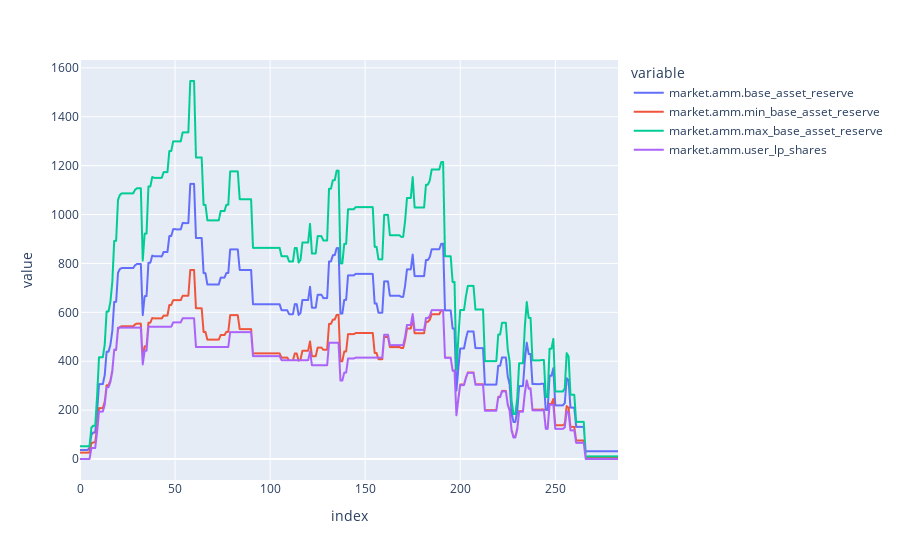

Notebook source saved alongside this figure:
### Code cell
market[[
    'market.amm.base_asset_reserve',
    'market.amm.min_base_asset_reserve',
    'market.amm.max_base_asset_reserve',
    'market.amm.user_lp_shares'
]].plot()

### Figure 1 — Plotly figure (JSON) as saved in the notebook; plotly's stock layout.template omitted (floating-point values rounded to 4 significant figures; data arrays with more than 128 entries replaced by an {"elided": "..."} marker saying what was removed)
{"data": [{"hovertemplate": "variable=market.amm.base_asset_reserve<br>index=%{x}<br>value=%{y}<extra></extra>", "legendgroup": "market.amm.base_asset_reserve", "line": {"color": "#636efa", "dash": "solid"}, "marker": {"symbol": "circle"}, "mode": "lines", "name": "market.amm.base_asset_reserve", "showlegend": true, "type": "scattergl", "x": {"elided": "284 int values"}, "xaxis": "x", "y": {"elided": "284 float values"}, "yaxis": "y"}, {"hovertemplate": "variable=market.amm.min_base_asset_reserve<br>index=%{x}<br>value=%{y}<extra></extra>", "legendgroup": "market.amm.min_base_asset_reserve", "line": {"color": "#EF553B", "dash": "solid"}, "marker": {"symbol": "circle"}, "mode": "lines", "name": "market.amm.min_base_asset_reserve", "showlegend": true, "type": "scattergl", "x": {"elided": "284 int values"}, "xaxis": "x", "y": {"elided": "284 float values"}, "yaxis": "y"}, {"hovertemplate": "variable=market.amm.max_base_asset_reserve<br>index=%{x}<br>value=%{y}<extra></extra>", "legendgroup": "market.amm.max_base_asset_reserve", "line": {"color": "#00cc96", "dash": "solid"}, "marker": {"symbol": "circle"}, "mode": "lines", "name": "market.amm.max_base_asset_reserve", "showlegend": true, "type": "scattergl", "x": {"elided": "284 int values"}, "xaxis": "x", "y": {"elided": "284 float values"}, "yaxis": "y"}, {"hovertemplate": "variable=market.amm.user_lp_shares<br>index=%{x}<br>value=%{y}<extra></extra>", "legendgroup": "market.amm.user_lp_shares", "line": {"color": "#ab63fa", "dash": "solid"}, "marker": {"symbol": "circle"}, "mode": "lines", "name": "market.amm.user_lp_shares", "showlegend": true, "type": "scattergl", "x": {"elided": "284 int values"}, "xaxis": "x", "y": {"elided": "284 float values"}, "yaxis": "y"}], "layout": {"legend": {"title": {"text": "variable"}, "tracegroupgap": 0}, "margin": {"t": 60}, "xaxis": {"anchor": "y", "domain": [0, 1], "title": {"text": "index"}}, "yaxis": {"anchor": "x", "domain": [0, 1], "title": {"text": "value"}}}}
